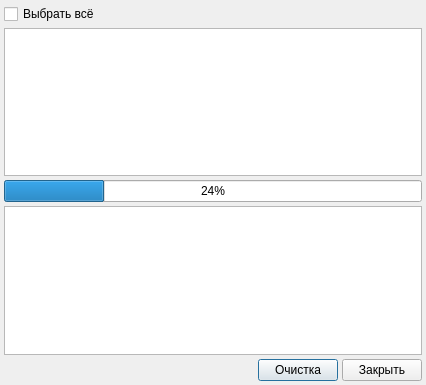
<?xml version="1.0" encoding="UTF-8"?>
<ui version="4.0">
 <class>SchemaCleanDialog</class>
 <widget class="QDialog" name="SchemaCleanDialog">
  <property name="geometry">
   <rect>
    <x>0</x>
    <y>0</y>
    <width>426</width>
    <height>385</height>
   </rect>
  </property>
  <property name="windowTitle">
   <string>Очистка записей, помеченных на удаление</string>
  </property>
  <layout class="QGridLayout" name="gridLayout">
   <property name="margin">
    <number>4</number>
   </property>
   <property name="spacing">
    <number>4</number>
   </property>
   <item row="2" column="0" colspan="3">
    <widget class="CProgressBar" name="progressBar">
     <property name="value">
      <number>24</number>
     </property>
     <property name="textVisible">
      <bool>true</bool>
     </property>
    </widget>
   </item>
   <item row="3" column="0" colspan="3">
    <widget class="QTextBrowser" name="logBrowser"/>
   </item>
   <item row="4" column="0">
    <spacer>
     <property name="orientation">
      <enum>Qt::Horizontal</enum>
     </property>
     <property name="sizeHint" stdset="0">
      <size>
       <width>253</width>
       <height>20</height>
      </size>
     </property>
    </spacer>
   </item>
   <item row="4" column="1">
    <widget class="QPushButton" name="btnClean">
     <property name="text">
      <string>Очистка</string>
     </property>
    </widget>
   </item>
   <item row="4" column="2">
    <widget class="QPushButton" name="btnClose">
     <property name="text">
      <string>Закрыть</string>
     </property>
    </widget>
   </item>
   <item row="1" column="0" colspan="3">
    <widget class="QTableWidget" name="tblTables"/>
   </item>
   <item row="0" column="0" colspan="3">
    <widget class="QCheckBox" name="chkSelectAll">
     <property name="text">
      <string>Выбрать всё</string>
     </property>
    </widget>
   </item>
  </layout>
 </widget>
 <customwidgets>
  <customwidget>
   <class>CProgressBar</class>
   <extends>QProgressBar</extends>
   <header>library/ProgressBar.h</header>
  </customwidget>
 </customwidgets>
 <resources/>
 <connections/>
</ui>
